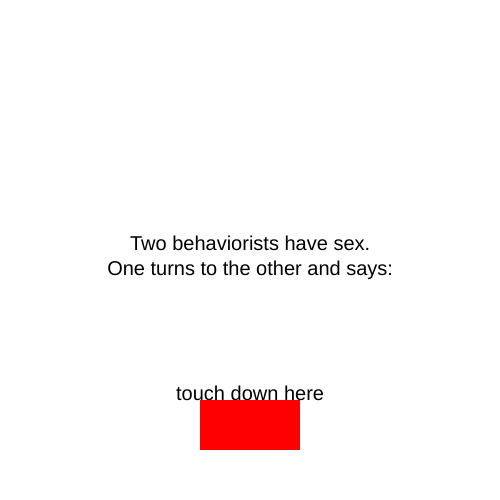
Frame 1 (no input)
Frame 60 (no input): identical to frame 1, image omitted
Frame 120 (the mouse pressed at the canvas centre since frame 60): identical to frame 1, image omitted

The p5.js sketch that drew this single still picture (run headless with seeded random() and noise() and a simulated clock; from frame 60 on, the mouse is pressed at the canvas centre):

// p5.js sketch
// ── sketch.js
let state = 0;

function setup() {
  createCanvas(500, 500);
  textSize(20);
  textAlign(CENTER);
}

function draw() {
  background('white');
  fill('black');

  switch (state) {
    case 0:
      text("Two behaviorists have sex.\nOne turns to the other and says:", 250, 250);
      text("touch down here", 250, 400);

      break;
    case 1:
      text("That was good for you; how was it for me?", 250, 250);
      break;

  }

  fill('red');
  noStroke();
  rect(width / 2 - 50, height - 100, 100, 50);

}

function mouseReleased() {
  if ((mouseX > width / 2 - 50) && (mouseX < width / 2 + 50) && (mouseY > height - 100) && (mouseY < height - 50)) {
    state++;

    if (state > 2) {
      state = 0;
    }
  }
}
